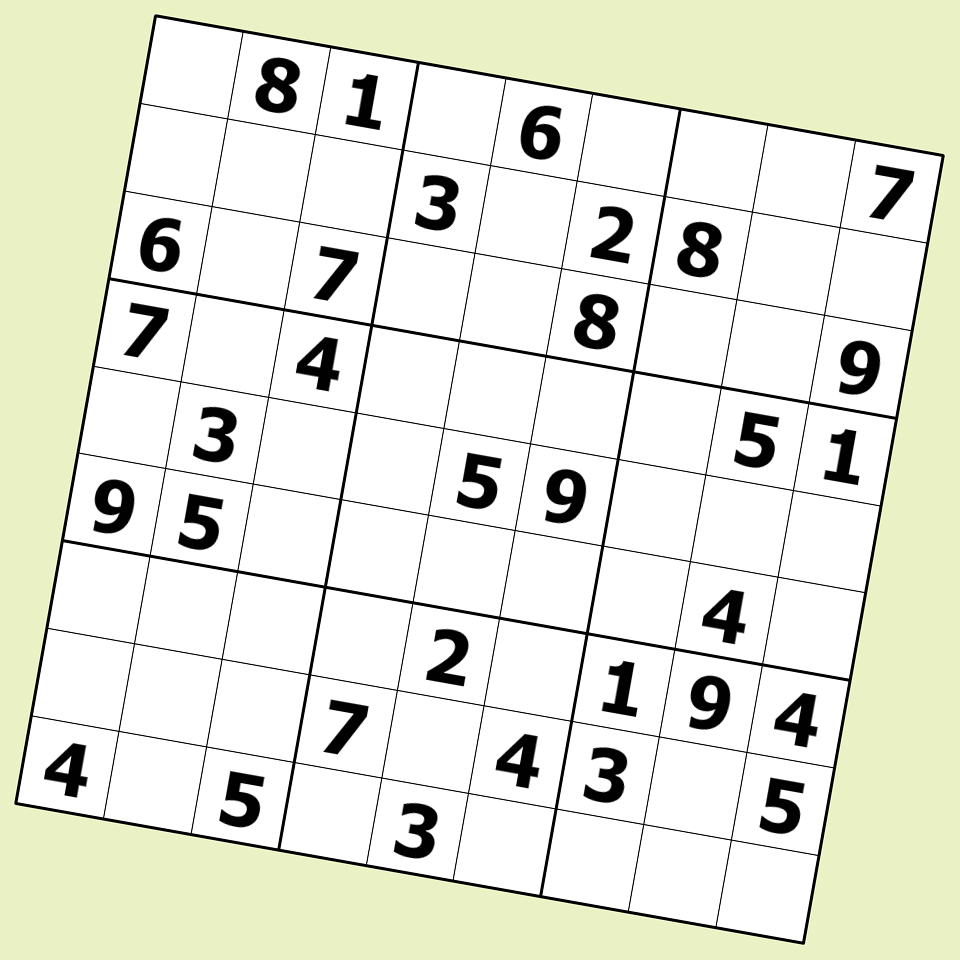
#> input picture sudoku_solver/test_images/sudoku_test_rotated_cw.png, 960 x 960 px
$ python main.py   (older library calls are emulated)
#> lines starting #> are read from the running program, lines starting #| are printed output that depends on the picture; after the words box and inside, x2 and y2 are one past the last pixel; in counts of white or black regions, pixels touching at a corner belong together
### sudoku_solver/finder.py
from copy import deepcopy

import cv2
import numpy as np

from digits import get_trained_knn

from error import PuzzleNotFound
from util import uniformize_points, img_show


class SudokuFinder(object):

    PUZZLE_SIZE = 450
    DIGIT_RESIZE_W = 10
    DIGIT_RESIZE_H = 10

    def __init__(self, img, debug_mode=False):
        self.original_img = img
        self.img_gray = cv2.cvtColor(img, cv2.COLOR_BGR2GRAY)
        self.puzzle_matrix = None
        self._puzzle_coords = []
        self.debug_mode = debug_mode

    def find_puzzle(self):
        puzzle_img = self._preprocess()
        self.puzzle_matrix = self._get_puzzle_matrix(puzzle_img)
        return self.puzzle_matrix, self._puzzle_coords

    def _preprocess(self):
        def threshold_img(image):
            kernel = (3, 3)
            blurred = cv2.GaussianBlur(image, kernel, 0)
            thr = cv2.adaptiveThreshold(blurred, 255, cv2.ADAPTIVE_THRESH_GAUSSIAN_C,
                                        cv2.THRESH_BINARY, 5, 2)
            return cv2.bitwise_not(thr)

        thr_img = threshold_img(self.img_gray)
        puzzle = self._find_puzzle_section(thr_img)
        thr_img = threshold_img(puzzle)

        return thr_img

    def _find_puzzle_section(self, thr_img):
        """
        Finds the biggest square in the image (that should be the puzzle)
        After the coordinates of the corners are found (top-lef, top-right,
        bottom-left, bottom-right), the perspective is warped so that
        puzzle_img contains only the puzzle.
        :param thr_img:
        :return:
        """
        img, contours, h = cv2.findContours(thr_img, cv2.RETR_TREE, cv2.CHAIN_APPROX_SIMPLE)
        biggest = []
        max_area = -1
        for i in contours:
            area = cv2.contourArea(i)
            if area > 100:  # subjective value
                perimeter = cv2.arcLength(i, True)
                approx = cv2.approxPolyDP(i, 0.02 * perimeter, True)
                if area > max_area and len(approx) == 4:
                    biggest = approx
                    max_area = area
        if not len(biggest):
            raise PuzzleNotFound

        p1, p2, p3, p4 = uniformize_points(biggest[0][0], biggest[1][0],
                                           biggest[2][0], biggest[3][0])

        self._puzzle_coords.extend([p1, p2, p3, p4])
        pts1 = np.float32([[p1, p2, p3, p4]])
        pts2 = np.float32([[0, 0],
                           [self.PUZZLE_SIZE - 1, 0],
                           [0, self.PUZZLE_SIZE - 1],
                           [self.PUZZLE_SIZE - 1, self.PUZZLE_SIZE - 1]])

        matrix = cv2.getPerspectiveTransform(pts1, pts2)
        puzzle_img = cv2.warpPerspective(self.img_gray, matrix,
                                         (self.PUZZLE_SIZE, self.PUZZLE_SIZE))

        if max_area > self.PUZZLE_SIZE ** 2:
            # some extra blur for larger images to help with OCR
            puzzle_img = cv2.GaussianBlur(puzzle_img, (5, 5), 0)

        if self.debug_mode:
            color_white = (255, 255, 255)
            poly_points = np.array([[p1[0], p1[1]], [p2[0], p2[1]], [p4[0], p4[1]],
                                    [p3[0], p3[1]]], dtype=np.int32)
            cv2.polylines(img, [poly_points], isClosed=True, color=color_white,
                          thickness=3)
            img_show(thr_img)

        return puzzle_img

    def _get_puzzle_matrix(self, puzzle_img):
        """
        Returns a 9x9 matrix with the found digits.

        Puzzles may have different font sizes and because of that multiple iterations
        are required to find the best width / height.

        Another idea is to remove the sudoku grid first and then use the hierarchy
        from findContours to retrieve only the top-level contours.
        (http://answers.opencv.org/question/53293/how-to-remove-line-on-music-sheet/)
        :param img:
        :param original:
        :return:
        """
        img_copy = np.copy(puzzle_img)
        img_color = cv2.cvtColor(img_copy, cv2.COLOR_GRAY2BGR)
        i, contours, _ = cv2.findContours(puzzle_img, cv2.RETR_LIST, cv2.CHAIN_APPROX_SIMPLE)

        kernel = cv2.getStructuringElement(cv2.MORPH_CROSS, (3, 3))
        erode = cv2.erode(img_copy, kernel)
        img_dilate = cv2.dilate(erode, kernel)

        trained_knn = get_trained_knn()
        sudoku_matrix_final = []
        min_w, max_w = 5, 40
        min_h, max_h = 44, 59
        step = 0
        coords_digits_fun = []
        coords_digits_final = []

        for _ in xrange(33):
            coords_digits = []
            sudoku_matrix = np.empty((9, 9), dtype=np.object)
            step += 1
            i = 0
            for cnt in contours:
                if cv2.contourArea(cnt) < 20:
                    # too little to be a digit
                    continue
                x, y, w, h = cv2.boundingRect(cnt)
                if min_w < w < max_w and min_h - step < h < max_h - step:
                    a = y / 50  # 50 = self.PUZZLE_SIZE / 9
                    b = x / 50
                    if (a, b) in coords_digits:
                        # two values in the same cell -> bad reading
                        break
                    roi = img_dilate[y:y + h, x:x + w]
                    digit = cv2.resize(roi, (self.DIGIT_RESIZE_W, self.DIGIT_RESIZE_H))
                    num_total_px = self.DIGIT_RESIZE_H * self.DIGIT_RESIZE_W
                    test_data = digit.reshape((-1, num_total_px)).astype(np.float32)
                    _, result, _, _ = trained_knn.findNearest(test_data, k=1)

                    coords_digits.append((a, b))
                    coords_digits_fun.append((x + 3, y + 3, int(result[0, 0]), i))
                    sudoku_matrix[a, b] = int(result[0, 0])

                    i += 1
            if len(coords_digits) > 16:
                # apparently there are no uniquely solvable 16-clue grids
                if not len(sudoku_matrix_final):
                    sudoku_matrix_final = np.copy(sudoku_matrix)
                    coords_digits_final = deepcopy(coords_digits_fun)
                else:
                    len_matrix = len(sudoku_matrix[np.where(sudoku_matrix > 0)])
                    len_final = len(sudoku_matrix_final[np.where(sudoku_matrix_final > 0)])
                    if len_matrix > len_final:
                        coords_digits_final = deepcopy(coords_digits_fun)
                        sudoku_matrix_final = np.copy(sudoku_matrix)

        if self.debug_mode:
            for x, y, digit, idx in coords_digits_final:
                idx = str(idx)
                digit = str(digit)
                cv2.putText(img_color, digit, (x, y),
                            cv2.FONT_HERSHEY_PLAIN, fontScale=1.5, color=(0, 0, 240),
                            thickness=1, lineType=cv2.LINE_AA)
            img_show(img_color)

        return sudoku_matrix_final

### sudoku_solver/util.py
from functools import wraps
import os

import cv2
import numpy as np


def img_show(img):
    cv2.imshow('img', img)
    cv2.waitKey(0)
    cv2.destroyAllWindows()


def reshape_and_show(arr, w=20, h=20):
    arr = arr.reshape(w, h).astype(np.uint8)
    img_show(arr)


# [18 lines left out: functions log_call, img_write, not called in this run]


def uniformize_points(p1, p2, p3, p4):
    """
    Orders 4 points so their order will be top-left, top-right,
    bottom-left, bottom-right.
    A point is a list/tuple made of two values.

    :param p1:
    :param p2:
    :param p3:
    :param p4:
    :return:
    """
    pts = [p1, p2, p3, p4]
    pts.sort(key=lambda x: x[0] + x[1])
    if pts[1][0] < pts[2][0]:
        pts[1], pts[2] = pts[2], pts[1]

    return pts


# [5 lines left out: function _process_wrapper, not called in this run]

### sudoku_solver/digits.py
import os
from itertools import izip

import numpy as np
import cv2


_current_dir = os.path.dirname(os.path.abspath(__file__))
_train_img_path_1 = os.path.join(_current_dir, 'data', 'digits.png')
# _train_img_path_2 not used (for now, maybe)
_train_img_path_2 = os.path.join(_current_dir, 'data', 'digits_font.jpg')
_train_data_font = os.path.join(_current_dir, 'data', 'train_data.data')
_train_labels_font = os.path.join(_current_dir, 'data', 'train_labels.data')
_train_data_handwritten = os.path.join(_current_dir, 'data', 'train_data_handwritten.npz')
_train_labels_handwritten = os.path.join(_current_dir, 'data', 'train_labels_handwritten.npz')


# [36 lines left out: functions _extract_digits, _build_handwritten_data, not called in this run]


def _get_handwritten_data():
    try:
        with np.load(_train_data_handwritten) as data:
            train_data_hand = data['train_data']
        with np.load(_train_labels_handwritten) as data:
            train_labels_hand = data['train_labels']
    except IOError as e:
        raise IOError("Could not load data: {}".format(e))

    if not len(train_data_hand) or not len(train_labels_hand):
        train_data_hand, train_labels_hand = _build_handwritten_data(True)

    return train_data_hand, train_labels_hand


def get_trained_knn(with_handwritten=True):
    knn = cv2.ml.KNearest_create()

    train_data_hand = []
    train_labels_hand = []
    if with_handwritten:
        train_data_hand, train_labels_hand = _get_handwritten_data()

    train_data_font = np.loadtxt(_train_data_font).astype(np.float32)
    train_labels_font = np.loadtxt(_train_labels_font).astype(np.float32)

    train_data = np.concatenate((train_data_font, train_data_hand), axis=0)
    train_labels = np.concatenate((train_labels_font, train_labels_hand), axis=0)
    knn.train(train_data, cv2.ml.ROW_SAMPLE, train_labels)

    return knn

# [2 lines that do not run on import are left out]

### sudoku_solver/main.py
import cv2
import numpy as np
import os

from solver import SudokuSolver
from finder import SudokuFinder
from util import img_show


# [44 lines left out: function write_missing_values, not called in this run]


def load_test_image(test_img_name):
    current_dir = os.path.dirname(os.path.abspath(__file__))
    file_name = os.path.join(current_dir, 'test_images', test_img_name)
    return cv2.imread(file_name, cv2.IMREAD_COLOR)


def main():
    test_img_names = [
        'handwritten.jpg',  # 0, unable to read all digits
        'site_sudoku.png',  # 1, misreads some digits
        'sudoku_test_rotated_ccw.png',  # 2, ok
        'sudoku_test_clear.png',  # 3, ok
        'sudoku_test_rotated_cw.png',  # 4, ok
        'sudoku_test_clear_smaller.png',  # 5, ok
        'sudoku_sample.png'  # 6, ok
    ]
    img = load_test_image(test_img_names[4])
#> in load_test_image, returned value is the input picture: shape (960, 960, 3); mean B, G, R 218.3, 231.8, 229.7

    sf = SudokuFinder(img, debug_mode=True  )
#> in __init__, `self.img_gray = cv2.cvtColor(img, cv2.COLOR_BGR2GRAY)`:
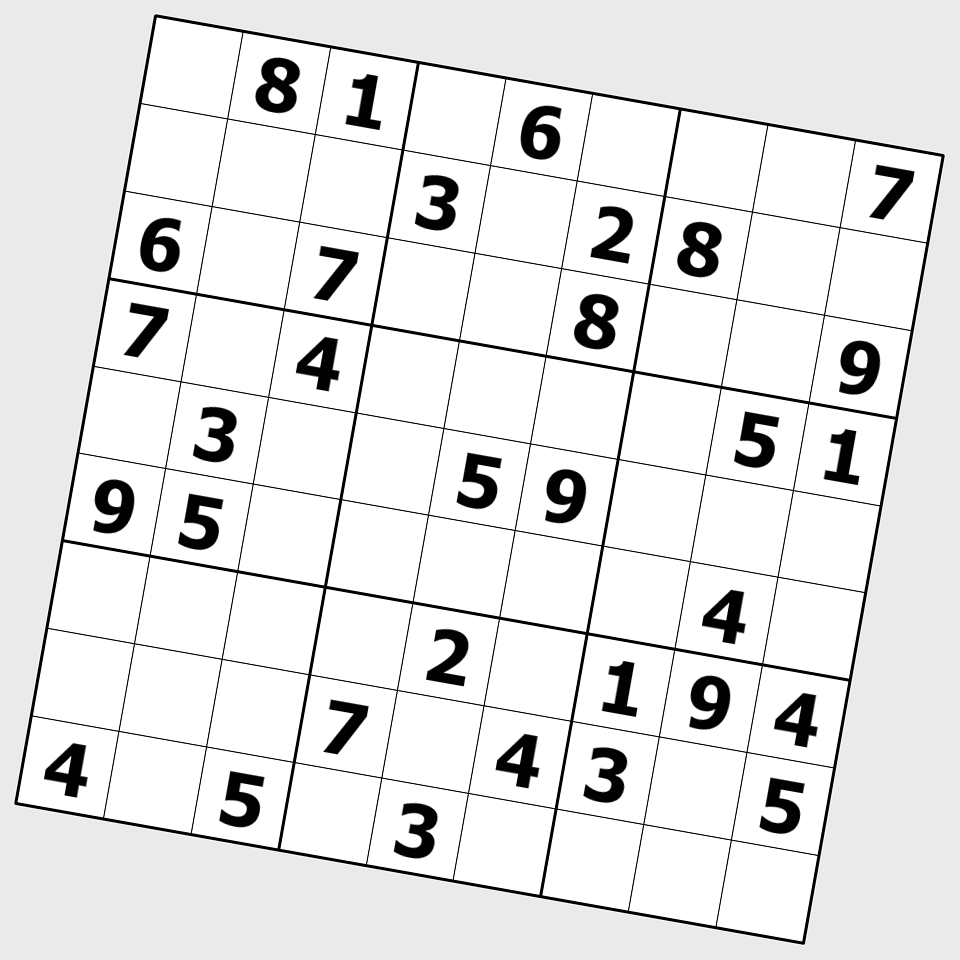
#> self.img_gray: shape (960, 960); min 0, max 255, mean 229.7
    puzzle, coords = sf.find_puzzle()
#> in threshold_img, `thr = cv2.adaptiveThreshold(blurred, 255, cv2.ADAPTIVE_THRESH_GAUSSIAN..`:
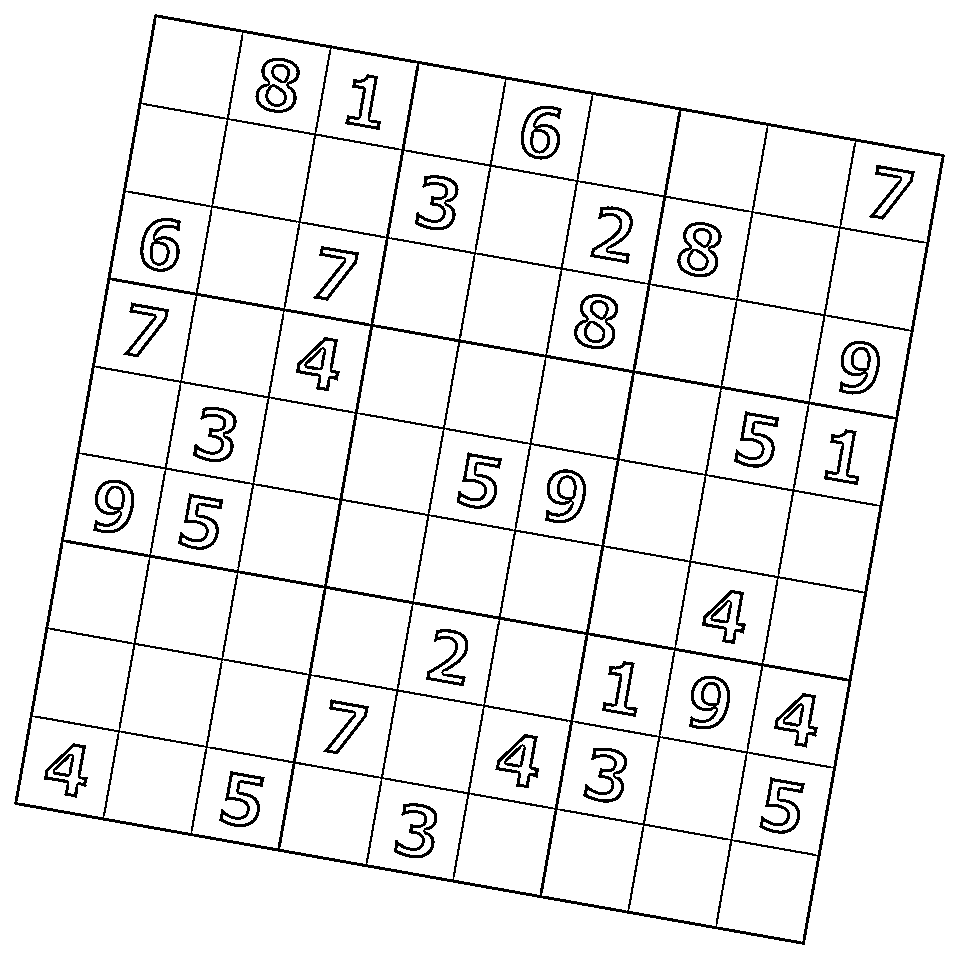
#> thr: shape (960, 960); 93.3% white; black in thin lines or dots
#> in threshold_img, `return cv2.bitwise_not(thr)`: returned value: shape (960, 960); 6.7% white in thin lines or dots
#> in _find_puzzle_section, `img, contours, h = cv2.findContours(thr_img, cv2.RETR_TREE, cv2.CHAIN_..`: contours = 172 contours, 4 with area under 20; largest, box (x1, y1, x2, y2) and area: (14, 14, 945, 945) 643198, (644, 737, 747, 840) 7723, (119, 644, 222, 747) 7720, (737, 212, 840, 315) 7719, (212, 119, 315, 222) 7719; h = 172 rows, first 6: [-1, -1, 1, -1], [2, -1, -1, 0], [3, 1, -1, 0], [4, 2, -1, 0], [5, 3, -1, 0], [8, 4, 6, 0]
#> the loop in _find_puzzle_section, `for i in contours:` made 172 passes
#> (area, perimeter, biggest, max_area) on pass 1: (643198.5, 3390.2, [[155, 14], [14, 803], [804, 944], [944, 155]], 643198.5)
#> (area, perimeter, approx) on passes 2, 3, 4, 5, 6, 9: (7643, 368.5, [[732, 840], [817, 856], [801, 942], [716, 926]]), (7686, 369.7, [[644, 825], [730, 840], [715, 926], [628, 910]]), (7646.5, 369.9, [[557, 809], [643, 825], [626, 911], [541, 895]]), (7648, 369.3, [[470, 793], [555, 810], [539, 895], [453, 879]]), (7596.5, 367.1, [[382, 778], [467, 794], [452, 879], [366, 863]]), (7645, 368.5, [[295, 763], [381, 779], [365, 864], [279, 848]])
#> after the loop in _find_puzzle_section, `for i in contours:`: max_area = 643198.5
#> in uniformize_points, `pts = [p1, p2, p3, p4]`: pts = [[155, 14], [14, 803], [804, 944], [944, 155]]
#> in _find_puzzle_section, `p1, p2, p3, p4 = uniformize_points(biggest[0][0], biggest[1][0], bigge..`: p1 = [155, 14]; p2 = [944, 155]; p3 = [14, 803]; p4 = [804, 944]
#> in _find_puzzle_section, `pts1 = np.float32([[p1, p2, p3, p4]])`: pts1 = [[155, 14], [944, 155], [14, 803], [804, 944]]
#> in _find_puzzle_section, `matrix = cv2.getPerspectiveTransform(pts1, pts2)`: matrix = [[0.551, 0.0985, -86.83], [-0.0987, 0.552, 7.56], [-5.39e-07, 1.46e-06, 1]]
#> in _find_puzzle_section, `puzzle_img = cv2.GaussianBlur(puzzle_img, (5, 5), 0)`:
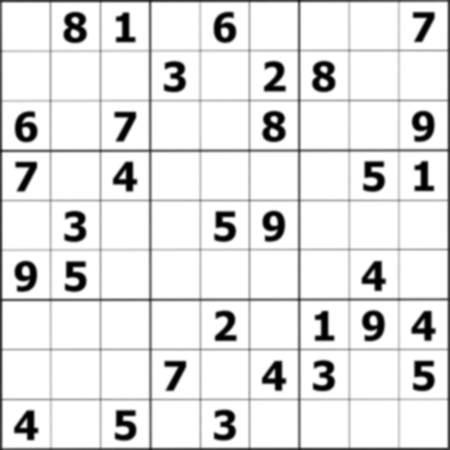
#> puzzle_img: shape (450, 450); min 1, max 255, mean 227.9
#> in _find_puzzle_section, `poly_points = np.array([[p1[0], p1[1]], [p2[0], p2[1]], [p4[0], p4[1]]..`: poly_points = [[155, 14], [944, 155], [804, 944], [14, 803]]
#> in _find_puzzle_section, `cv2.polylines(img, [poly_points], isClosed=True, color=color_white, th..`:
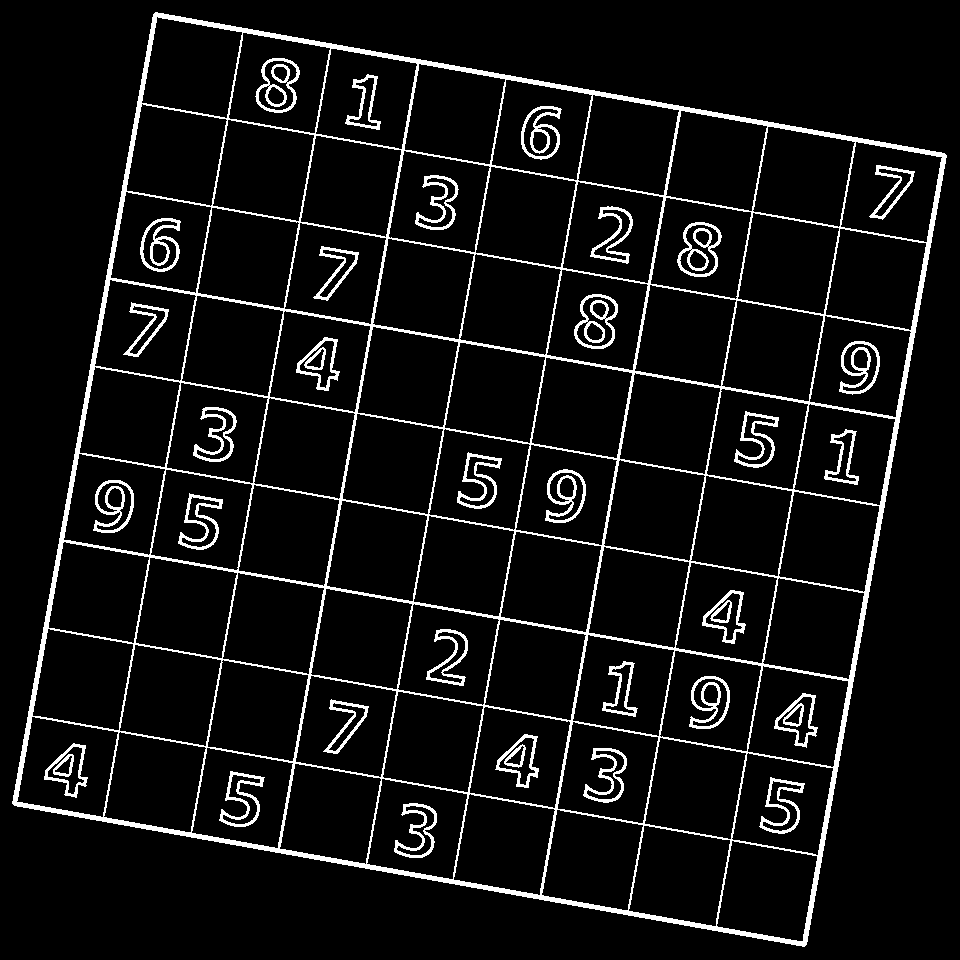
#> img: shape (960, 960); 7.3% white; 38 white regions, largest, box (x1, y1, x2, y2) and area: (12, 12, 947, 947) 45166, (255, 58, 300, 113) 851, (574, 294, 618, 349) 851
#> in threshold_img (call 2), `thr = cv2.adaptiveThreshold(blurred, 255, cv2.ADAPTIVE_THRESH_GAUSSIAN..`:
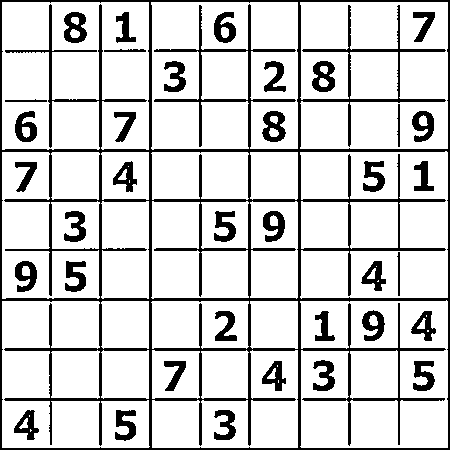
#> thr: shape (450, 450); 82.8% white; 37 black regions, largest, box (x1, y1, x2, y2) and area: (0, 0, 450, 450) 22558, (262, 111, 286, 142) 455, (64, 12, 87, 43) 454
#> in _get_puzzle_matrix, `img_color = cv2.cvtColor(img_copy, cv2.COLOR_GRAY2BGR)`: img_color: shape (450, 450, 3); 17.2% white; 37 white regions
#> in _get_puzzle_matrix, `i, contours, _ = cv2.findContours(puzzle_img, cv2.RETR_LIST, cv2.CHAIN..`: contours = 93 contours, 10 with area under 20; largest, box (x1, y1, x2, y2) and area: (0, 0, 450, 450) 201601, (1, 1, 150, 151) 21064, (299, 1, 449, 150) 18672, (299, 299, 449, 449) 18641, (150, 1, 299, 151) 18426
#> in _get_puzzle_matrix, `erode = cv2.erode(img_copy, kernel)`:
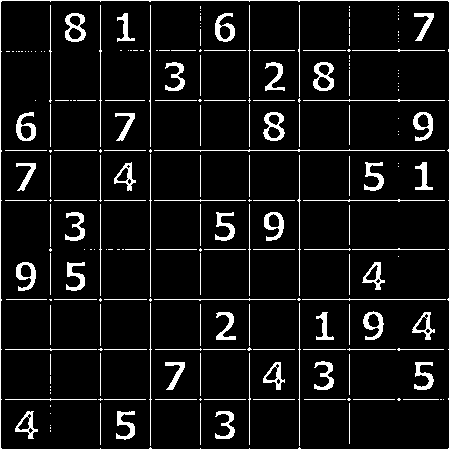
#> erode: shape (450, 450); 7.8% white; 223 white regions (101 under 20 px), largest, box (x1, y1, x2, y2) and area: (0, 0, 450, 450) 1843, (65, 13, 86, 42) 309, (313, 62, 334, 91) 309
#> in _get_puzzle_matrix, `img_dilate = cv2.dilate(erode, kernel)`:
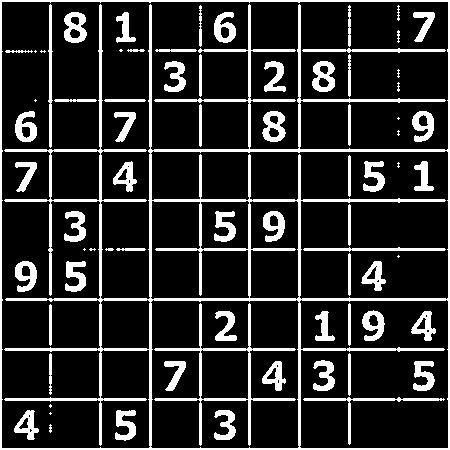
#> img_dilate: shape (450, 450); 16.5% white; 75 white regions (15 under 20 px), largest, box (x1, y1, x2, y2) and area: (0, 0, 450, 450) 15778, (154, 303, 296, 446) 1616, (303, 397, 445, 445) 537
#> (reads sudoku_solver/data/train_data_handwritten.npz from the repository)
#> (reads sudoku_solver/data/train_labels_handwritten.npz from the repository)
    ss = SudokuSolver(puzzle)
    solved = ss.solve(seconds_limit=4)
    if solved:
        completed_values = ss.get_completed_values()
        write_missing_values(img, coords, completed_values)
        img_show(img)
    else:
        print("Could not solve puzzle in under 4 seconds.")


if '__main__' == __name__:
#> (the run stopped early here; a loop or call above may not have finished)
